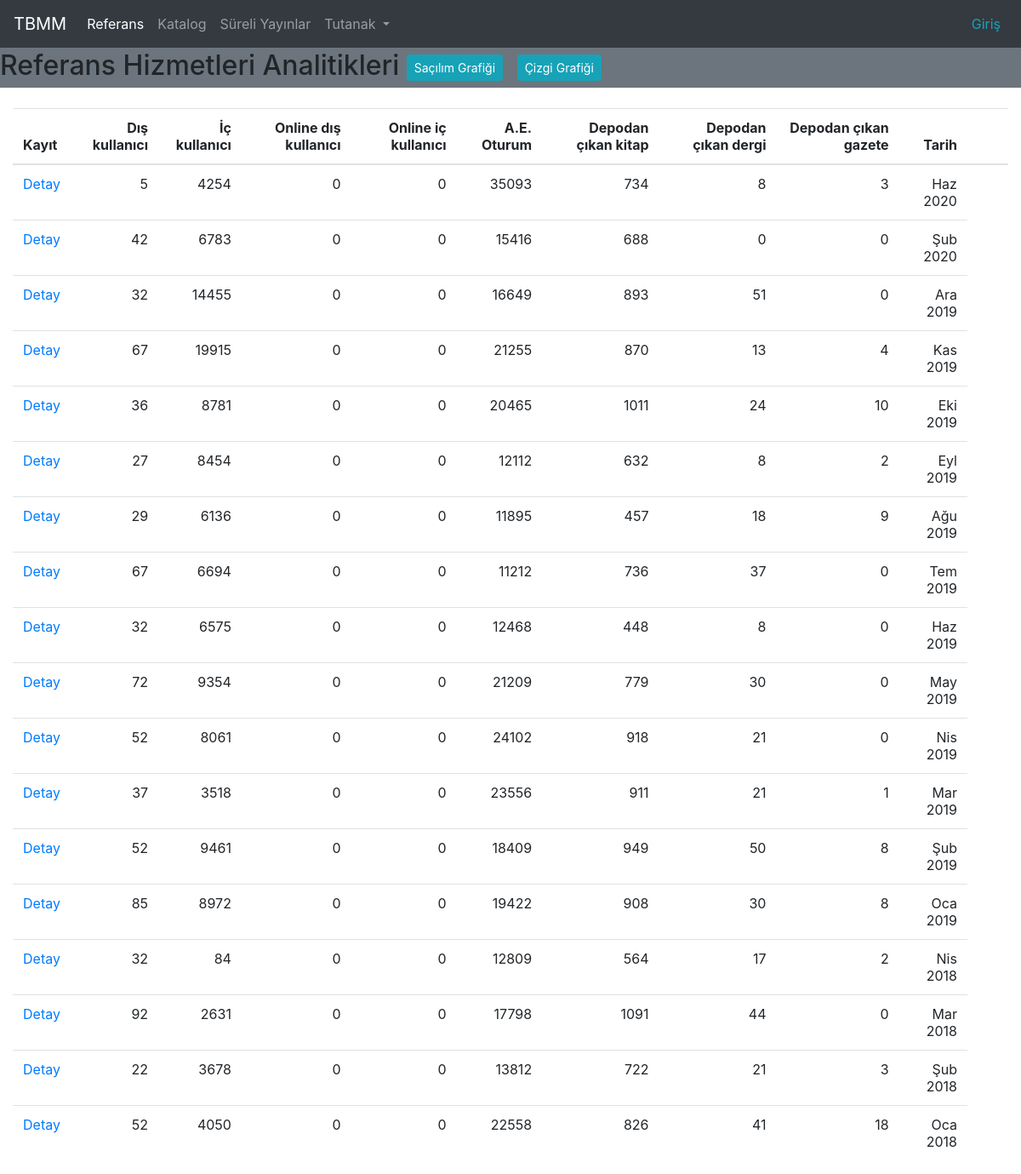
The app's page /referans/ with its own data.
### cockpit/models.py (models this page shows, shortened)
class ReferenceServiceAnalytic(models.Model):
    user_from_out = models.IntegerField(default=0, verbose_name="Dışarıdan gelen kullanıcı sayısı.")
    user_from_inside = models.IntegerField(default=0, verbose_name="İçeriden gelen kullanıcı sayısı.")
    online_user_outside = models.IntegerField(default=0, verbose_name="Dışarıdan gelen online kullanıcı sayısı.")
    online_user_inside = models.IntegerField(default=0, verbose_name="İçeriden gelen online kullanıcı sayısı.")
    open_access_session_count = models.IntegerField(default=0, verbose_name="Açık erişim sistemi oturum açmış kullanıcı sayısı.")
    depo_used_book             = models.IntegerField(default=0, verbose_name="Depodan çıkartılan kitap sayısı.")
    depo_used_journal          = models.IntegerField(default=0, verbose_name="Depodan çıkartılan dergi sayısı.")
    depo_used_newspaper        = models.IntegerField(default=0, verbose_name="Depodan çıkartılan gazete sayısı.")
    book_on_loan               = models.IntegerField(default=0, verbose_name="Ödünç verilen kitap sayısı.")
    book_renew                 = models.IntegerField(default=0, verbose_name="Süresi uzatılan kitap sayısı.")
    book_withdraw              = models.IntegerField(default=0, verbose_name="İade edilen kitap sayısı.")
    book_on_loan_mp            = models.IntegerField(default=0, verbose_name="Vekillere ödünç verilen kitap sayısı.")
    book_on_loan_retired_mp    = models.IntegerField(default=0, verbose_name="Emekli vekillere ödünç verilen kitap sayısı.")
    book_on_loan_patron_inside = models.IntegerField(default=0, verbose_name="Personele ödünç verilen kitap sayısı.")
    mp_count_for_book_use        = models.IntegerField(default=0, verbose_name="Kitap ödünç verilen vekil sayısı.")
    retired_mp_count_book_use    = models.IntegerField(default=0, verbose_name="Kitap ödünç verilen emekli vekil sayısı.")
    inside_patron_count_book_use = models.IntegerField(default=0, verbose_name="Kitap ödünç verilen kurum içi kullanıcı  sayısı.")
    microfilm_use_mp               = models.IntegerField(default=0, verbose_name="Mikrofilm kullanmış vekil sayısı.")
    microfilm_use_retired_mp       = models.IntegerField(default=0, verbose_name="Mikrofilm kullanmış emekli vekil sayısı.")
    microfilm_use_patron_inside    = models.IntegerField(default=0, verbose_name="Mikrofilm kullanmış kurum içi personel sayısı.")
    microfilm_use_patron_outside   = models.IntegerField(default=0, verbose_name="Mikrofim kullanmış kurum dışı personel sayısı.")
    microfilm_income           = models.FloatField(default = 0, verbose_name="Mikrofilmden tahsil edilen TL.")
    photocopy_a4_formal = models.IntegerField(default=0, verbose_name="A4 boyutunda resmi fotokopi sayısı.")
    photocopy_a3_formal = models.IntegerField(default=0, verbose_name="A3 boyutunda resmi fotokopi sayısı.")
    photocopy_a4_paid = models.IntegerField(default=0, verbose_name="A4 boyutunda ücreti ödenmiş fotokopi sayısı.")
    photocopy_a3_paid = models.IntegerField(default=0, verbose_name="A3 boyutunda ücreti ödenmiş fotokopi sayısı.")
    photocopy_income = models.FloatField(default = 0, verbose_name="Fotokopiden tahsil edilen TL.")
    dijitalized_papers = models.IntegerField(default = 0, verbose_name="Dijital kopya sayısı.")
    notes = models.TextField(max_length=1500, blank=True, verbose_name="Ekstra not alanı.")
    date = models.DateField( verbose_name="Kaydın girildiği tarih")

### cockpit/views.py (the view)
# urls.py: path('referans/', views.index, name='reference_index'),
def index(request):
    latest_data_list = ReferenceServiceAnalytic.objects.order_by('-date')
    data = serialize('json', ReferenceServiceAnalytic.objects.all())
    context = { 'latest_data_list'  : latest_data_list,
                'modul_baslik'      :"Referans Hizmetleri Analitikleri",
                'data'              : data}
    return render(request, 'cockpit/index.html', context)

### cockpit/templates/cockpit/index.html (shortened to what this page needs)
{% extends 'cockpit/base.html' %}
{% load static %}
{% block content  %}
{% if latest_data_list %}
<div class="table-responsive" >
<table class="table" >
  <thead class="">
    <div class="ml-2">
    <th scope="col">Kayıt</th>
    <th class="text-right" scope="col">Dış kullanıcı</th>
    <th class="text-right" scope="col">İç kullanıcı</th>
    <th class="text-right">Online dış kullanıcı</th>
    <th class="text-right">Online iç kullanıcı</th>
    <th class="text-right">A.E. Oturum</th>
    <th class="text-right">Depodan çıkan kitap</th>
    <th class="text-right">Depodan çıkan dergi</th>
    <th class="text-right">Depodan çıkan gazete</th>
    <th class="text-right">Tarih</th>
    <th></th>
    <th></th>
  </div>
  </thead>
  <tbody>
    <ul>
      {% for data in latest_data_list %}
      <tr>
        <td><a href="/referans/{{ data.id }}">Detay</a></td>
        <td class="text-right">{{data.user_from_out}}</td>
        <td class="text-right">{{data.user_from_inside}}</td>
        <td class="text-right">{{data.online_user_outside}}</td>
        <td class="text-right">{{data.online_user_inside}}</td>
        <td class="text-right">{{data.open_access_session_count}}</td>
        <td class="text-right">{{data.depo_used_book}}</td>
        <td class="text-right">{{data.depo_used_journal}}</td>
        <td class="text-right">{{data.depo_used_newspaper}}</td>
        <td class="text-right">{{data.date|date:"M Y"}}</td>
      </tr>
      {% endfor %}
    </ul>
  </tbody>
</table>
</div>
{% else %}
<p>No data is available.</p>
{% endif %}
{% endblock %}

### records on screen
ReferenceServiceAnalytic: user_from_out "5", user_from_inside "4254", online_user_outside "0", online_user_inside "0", open_access_session_count "35093", depo_used_book "734", depo_used_journal "8", depo_used_newspaper "3", date "Haz 2020"
ReferenceServiceAnalytic: user_from_out "42", user_from_inside "6783", online_user_outside "0", online_user_inside "0", open_access_session_count "15416", depo_used_book "688", depo_used_journal "0", depo_used_newspaper "0", date "Şub 2020"
ReferenceServiceAnalytic: user_from_out "32", user_from_inside "14455", online_user_outside "0", online_user_inside "0", open_access_session_count "16649", depo_used_book "893", depo_used_journal "51", depo_used_newspaper "0", date "Ara 2019"
ReferenceServiceAnalytic: user_from_out "67", user_from_inside "19915", online_user_outside "0", online_user_inside "0", open_access_session_count "21255", depo_used_book "870", depo_used_journal "13", depo_used_newspaper "4", date "Kas 2019"
ReferenceServiceAnalytic: user_from_out "36", user_from_inside "8781", online_user_outside "0", online_user_inside "0", open_access_session_count "20465", depo_used_book "1011", depo_used_journal "24", depo_used_newspaper "10", date "Eki 2019"
ReferenceServiceAnalytic: user_from_out "27", user_from_inside "8454", online_user_outside "0", online_user_inside "0", open_access_session_count "12112", depo_used_book "632", depo_used_journal "8", depo_used_newspaper "2", date "Eyl 2019"
ReferenceServiceAnalytic: user_from_out "29", user_from_inside "6136", online_user_outside "0", online_user_inside "0", open_access_session_count "11895", depo_used_book "457", depo_used_journal "18", depo_used_newspaper "9", date "Ağu 2019"
ReferenceServiceAnalytic: user_from_out "67", user_from_inside "6694", online_user_outside "0", online_user_inside "0", open_access_session_count "11212", depo_used_book "736", depo_used_journal "37", depo_used_newspaper "0", date "Tem 2019"
ReferenceServiceAnalytic: user_from_out "32", user_from_inside "6575", online_user_outside "0", online_user_inside "0", open_access_session_count "12468", depo_used_book "448", depo_used_journal "8", depo_used_newspaper "0", date "Haz 2019"
ReferenceServiceAnalytic: user_from_out "72", user_from_inside "9354", online_user_outside "0", online_user_inside "0", open_access_session_count "21209", depo_used_book "779", depo_used_journal "30", depo_used_newspaper "0", date "May 2019"
ReferenceServiceAnalytic: user_from_out "52", user_from_inside "8061", online_user_outside "0", online_user_inside "0", open_access_session_count "24102", depo_used_book "918", depo_used_journal "21", depo_used_newspaper "0", date "Nis 2019"
ReferenceServiceAnalytic: user_from_out "37", user_from_inside "3518", online_user_outside "0", online_user_inside "0", open_access_session_count "23556", depo_used_book "911", depo_used_journal "21", depo_used_newspaper "1", date "Mar 2019"
ReferenceServiceAnalytic: user_from_out "52", user_from_inside "9461", online_user_outside "0", online_user_inside "0", open_access_session_count "18409", depo_used_book "949", depo_used_journal "50", depo_used_newspaper "8", date "Şub 2019"
ReferenceServiceAnalytic: user_from_out "85", user_from_inside "8972", online_user_outside "0", online_user_inside "0", open_access_session_count "19422", depo_used_book "908", depo_used_journal "30", depo_used_newspaper "8", date "Oca 2019"
ReferenceServiceAnalytic: user_from_out "32", user_from_inside "84", online_user_outside "0", online_user_inside "0", open_access_session_count "12809", depo_used_book "564", depo_used_journal "17", depo_used_newspaper "2", date "Nis 2018"
ReferenceServiceAnalytic: user_from_out "92", user_from_inside "2631", online_user_outside "0", online_user_inside "0", open_access_session_count "17798", depo_used_book "1091", depo_used_journal "44", depo_used_newspaper "0", date "Mar 2018"
ReferenceServiceAnalytic: user_from_out "22", user_from_inside "3678", online_user_outside "0", online_user_inside "0", open_access_session_count "13812", depo_used_book "722", depo_used_journal "21", depo_used_newspaper "3", date "Şub 2018"
ReferenceServiceAnalytic: user_from_out "52", user_from_inside "4050", online_user_outside "0", online_user_inside "0", open_access_session_count "22558", depo_used_book "826", depo_used_journal "41", depo_used_newspaper "18", date "Oca 2018"

### other values on screen
{{ modul_baslik }} "Referans Hizmetleri Analitikleri"
